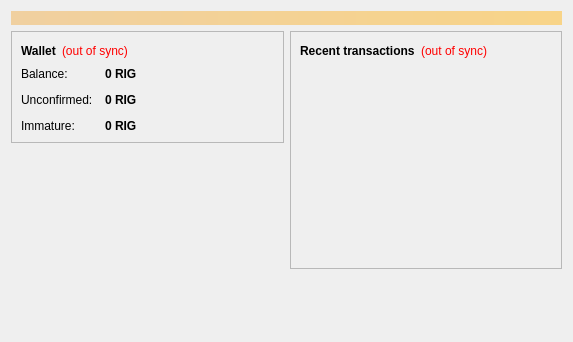
<?xml version="1.0" encoding="UTF-8"?>
<ui version="4.0">
 <class>OverviewPage</class>
 <widget class="QWidget" name="OverviewPage">
  <property name="geometry">
   <rect>
    <x>0</x>
    <y>0</y>
    <width>573</width>
    <height>342</height>
   </rect>
  </property>
  <property name="windowTitle">
   <string>Form</string>
  </property>
  <layout class="QVBoxLayout" name="topLayout">
   <item>
    <widget class="QLabel" name="labelAlerts">
     <property name="visible">
      <bool>false</bool>
     </property>
     <property name="styleSheet">
      <string notr="true">background-color: qlineargradient(x1: 0, y1: 0, x2: 1, y2: 0, stop:0 #F0D0A0, stop:1 #F8D488); color:#000000;</string>
     </property>
     <property name="wordWrap">
      <bool>true</bool>
     </property>
     <property name="margin">
      <number>3</number>
     </property>
    </widget>
   </item>
   <item>
    <layout class="QHBoxLayout" name="horizontalLayout" stretch="1,1">
     <item>
      <layout class="QVBoxLayout" name="verticalLayout_2">
       <item>
        <widget class="QFrame" name="frame">
         <property name="frameShape">
          <enum>QFrame::StyledPanel</enum>
         </property>
         <property name="frameShadow">
          <enum>QFrame::Raised</enum>
         </property>
         <layout class="QVBoxLayout" name="verticalLayout_4">
          <item>
           <layout class="QHBoxLayout" name="horizontalLayout_4">
            <item>
             <widget class="QLabel" name="label_5">
              <property name="font">
               <font>
                <weight>75</weight>
                <bold>true</bold>
               </font>
              </property>
              <property name="text">
               <string>Wallet</string>
              </property>
             </widget>
            </item>
            <item>
             <widget class="QLabel" name="labelWalletStatus">
              <property name="toolTip">
               <string>The displayed information may be out of date. Your wallet automatically synchronizes with the Rigcoin network after a connection is established, but this process has not completed yet.</string>
              </property>
              <property name="styleSheet">
               <string notr="true">QLabel { color: red; }</string>
              </property>
              <property name="text">
               <string notr="true">(out of sync)</string>
              </property>
              <property name="alignment">
               <set>Qt::AlignLeading|Qt::AlignLeft|Qt::AlignVCenter</set>
              </property>
             </widget>
            </item>
            <item>
             <spacer name="horizontalSpacer_2">
              <property name="orientation">
               <enum>Qt::Horizontal</enum>
              </property>
              <property name="sizeHint" stdset="0">
               <size>
                <width>40</width>
                <height>20</height>
               </size>
              </property>
             </spacer>
            </item>
           </layout>
          </item>
          <item>
           <layout class="QFormLayout" name="formLayout_2">
            <property name="fieldGrowthPolicy">
             <enum>QFormLayout::AllNonFixedFieldsGrow</enum>
            </property>
            <property name="horizontalSpacing">
             <number>12</number>
            </property>
            <property name="verticalSpacing">
             <number>12</number>
            </property>
            <item row="0" column="0">
             <widget class="QLabel" name="label">
              <property name="text">
               <string>Balance:</string>
              </property>
             </widget>
            </item>
            <item row="0" column="1">
             <widget class="QLabel" name="labelBalance">
              <property name="font">
               <font>
                <weight>75</weight>
                <bold>true</bold>
               </font>
              </property>
              <property name="cursor">
               <cursorShape>IBeamCursor</cursorShape>
              </property>
              <property name="toolTip">
               <string>Your current balance</string>
              </property>
              <property name="text">
               <string notr="true">0 RIG</string>
              </property>
              <property name="textInteractionFlags">
               <set>Qt::LinksAccessibleByMouse|Qt::TextSelectableByKeyboard|Qt::TextSelectableByMouse</set>
              </property>
             </widget>
            </item>
            <item row="1" column="0">
             <widget class="QLabel" name="label_3">
              <property name="text">
               <string>Unconfirmed:</string>
              </property>
             </widget>
            </item>
            <item row="1" column="1">
             <widget class="QLabel" name="labelUnconfirmed">
              <property name="font">
               <font>
                <weight>75</weight>
                <bold>true</bold>
               </font>
              </property>
              <property name="cursor">
               <cursorShape>IBeamCursor</cursorShape>
              </property>
              <property name="toolTip">
               <string>Total of transactions that have yet to be confirmed, and do not yet count toward the current balance</string>
              </property>
              <property name="text">
               <string notr="true">0 RIG</string>
              </property>
              <property name="textInteractionFlags">
               <set>Qt::LinksAccessibleByMouse|Qt::TextSelectableByKeyboard|Qt::TextSelectableByMouse</set>
              </property>
             </widget>
            </item>
            <item row="2" column="0">
             <widget class="QLabel" name="labelImmatureText">
              <property name="text">
               <string>Immature:</string>
              </property>
             </widget>
            </item>
            <item row="2" column="1">
             <widget class="QLabel" name="labelImmature">
              <property name="font">
               <font>
                <weight>75</weight>
                <bold>true</bold>
               </font>
              </property>
              <property name="toolTip">
               <string>Mined balance that has not yet matured</string>
              </property>
              <property name="text">
               <string notr="true">0 RIG</string>
              </property>
              <property name="textInteractionFlags">
               <set>Qt::LinksAccessibleByMouse|Qt::TextSelectableByKeyboard|Qt::TextSelectableByMouse</set>
              </property>
             </widget>
            </item>
           </layout>
          </item>
         </layout>
        </widget>
       </item>
	   <item>
        <widget class="QLabel" name="label_wallet_bgcoin">
         <property name="text">
          <string/>
         </property>
         <property name="pixmap">
          <pixmap resource="../bitcoin.qrc">:/images/wallet_bgcoin</pixmap>
         </property>
         <property name="scaledContents">
          <bool>false</bool>
         </property>
         <property name="alignment">
          <set>Qt::AlignCenter</set>
         </property>
         <property name="margin">
          <number>70</number>
         </property>
        </widget>
       </item>
       <item>
        <spacer name="verticalSpacer">
         <property name="orientation">
          <enum>Qt::Vertical</enum>
         </property>
         <property name="sizeHint" stdset="0">
          <size>
           <width>20</width>
           <height>40</height>
          </size>
         </property>
        </spacer>
       </item>
      </layout>
     </item>
     <item>
      <layout class="QVBoxLayout" name="verticalLayout_3">
       <item>
        <widget class="QFrame" name="frame_2">
         <property name="frameShape">
          <enum>QFrame::StyledPanel</enum>
         </property>
         <property name="frameShadow">
          <enum>QFrame::Raised</enum>
         </property>
         <layout class="QVBoxLayout" name="verticalLayout">
          <item>
           <layout class="QHBoxLayout" name="horizontalLayout_2">
            <item>
             <widget class="QLabel" name="label_4">
              <property name="text">
               <string>&lt;b&gt;Recent transactions&lt;/b&gt;</string>
              </property>
             </widget>
            </item>
            <item>
             <widget class="QLabel" name="labelTransactionsStatus">
              <property name="toolTip">
               <string>The displayed information may be out of date. Your wallet automatically synchronizes with the Rigcoin network after a connection is established, but this process has not completed yet.</string>
              </property>
              <property name="styleSheet">
               <string notr="true">QLabel { color: red; }</string>
              </property>
              <property name="text">
               <string notr="true">(out of sync)</string>
              </property>
              <property name="alignment">
               <set>Qt::AlignRight|Qt::AlignTrailing|Qt::AlignVCenter</set>
              </property>
             </widget>
            </item>
            <item>
             <spacer name="horizontalSpacer">
              <property name="orientation">
               <enum>Qt::Horizontal</enum>
              </property>
              <property name="sizeHint" stdset="0">
               <size>
                <width>40</width>
                <height>20</height>
               </size>
              </property>
             </spacer>
            </item>
           </layout>
          </item>
          <item>
           <widget class="QListView" name="listTransactions">
            <property name="styleSheet">
             <string notr="true">QListView { background: transparent; }</string>
            </property>
            <property name="frameShape">
             <enum>QFrame::NoFrame</enum>
            </property>
            <property name="verticalScrollBarPolicy">
             <enum>Qt::ScrollBarAlwaysOff</enum>
            </property>
            <property name="horizontalScrollBarPolicy">
             <enum>Qt::ScrollBarAlwaysOff</enum>
            </property>
            <property name="selectionMode">
             <enum>QAbstractItemView::NoSelection</enum>
            </property>
           </widget>
          </item>
         </layout>
        </widget>
       </item>
       <item>
        <spacer name="verticalSpacer_2">
         <property name="orientation">
          <enum>Qt::Vertical</enum>
         </property>
         <property name="sizeHint" stdset="0">
          <size>
           <width>20</width>
           <height>40</height>
          </size>
         </property>
        </spacer>
       </item>
      </layout>
     </item>
    </layout>
   </item>
  </layout>
 </widget>
 <resources/>
 <connections/>
</ui>
